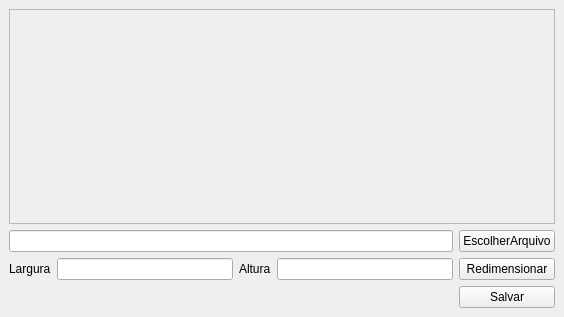
<?xml version="1.0" encoding="UTF-8"?>
<ui version="4.0">
 <class>MainWindow</class>
 <widget class="QMainWindow" name="MainWindow">
  <property name="geometry">
   <rect>
    <x>0</x>
    <y>0</y>
    <width>564</width>
    <height>317</height>
   </rect>
  </property>
  <property name="windowTitle">
   <string>Redimensionar imagem</string>
  </property>
  <widget class="QWidget" name="centralwidget">
   <layout class="QGridLayout" name="gridLayout">
    <item row="2" column="0">
     <widget class="QLabel" name="label">
      <property name="text">
       <string>Largura</string>
      </property>
     </widget>
    </item>
    <item row="2" column="1">
     <widget class="QLineEdit" name="inputLargura"/>
    </item>
    <item row="2" column="2">
     <widget class="QLabel" name="label_2">
      <property name="text">
       <string>Altura</string>
      </property>
     </widget>
    </item>
    <item row="2" column="4">
     <widget class="QPushButton" name="btnRedimensionar">
      <property name="text">
       <string>Redimensionar</string>
      </property>
     </widget>
    </item>
    <item row="2" column="3">
     <widget class="QLineEdit" name="inputAltura"/>
    </item>
    <item row="3" column="4">
     <widget class="QPushButton" name="btnSalvar">
      <property name="text">
       <string>Salvar</string>
      </property>
     </widget>
    </item>
    <item row="1" column="4">
     <widget class="QPushButton" name="btnEscolherArquivo">
      <property name="text">
       <string>EscolherArquivo</string>
      </property>
     </widget>
    </item>
    <item row="1" column="0" colspan="4">
     <widget class="QLineEdit" name="inputAbrirArquivo"/>
    </item>
    <item row="0" column="0" colspan="5">
     <widget class="QScrollArea" name="scrollArea">
      <property name="widgetResizable">
       <bool>true</bool>
      </property>
      <widget class="QWidget" name="scrollAreaWidgetContents">
       <property name="geometry">
        <rect>
         <x>0</x>
         <y>0</y>
         <width>544</width>
         <height>210</height>
        </rect>
       </property>
       <layout class="QGridLayout" name="gridLayout_2">
        <item row="0" column="0">
         <widget class="QLabel" name="labelImg">
          <property name="text">
           <string/>
          </property>
         </widget>
        </item>
       </layout>
      </widget>
     </widget>
    </item>
   </layout>
  </widget>
 </widget>
 <resources/>
 <connections/>
</ui>
